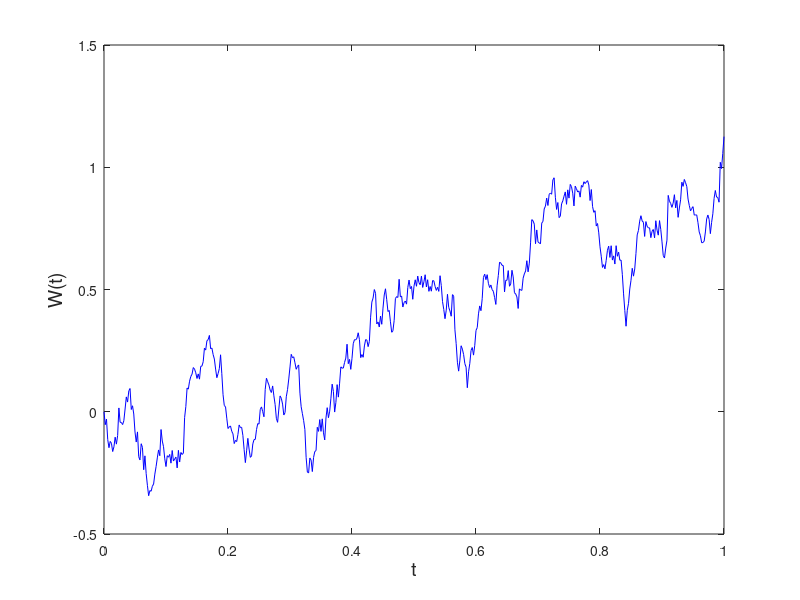

Here is the MATLAB script that generated this plot:
clc;
clear;

T = 1;
N = 500;
h = (T-0)/N;
%dW = zeros(1,N);
%W = zeros(1,N);
dW = sqrt(h)*randn(1,N);
W = cumsum(dW);
t = [0:h:T];
plot(t,[0 W],'b-')
xlabel('t','FontSize',14);
ylabel('W(t)','FontSize',14);

T = 1;
N = 500;
h = (T-0)/N;
 
xlabel('t','FontSize',14);
ylabel('W(t)','FontSize',14);